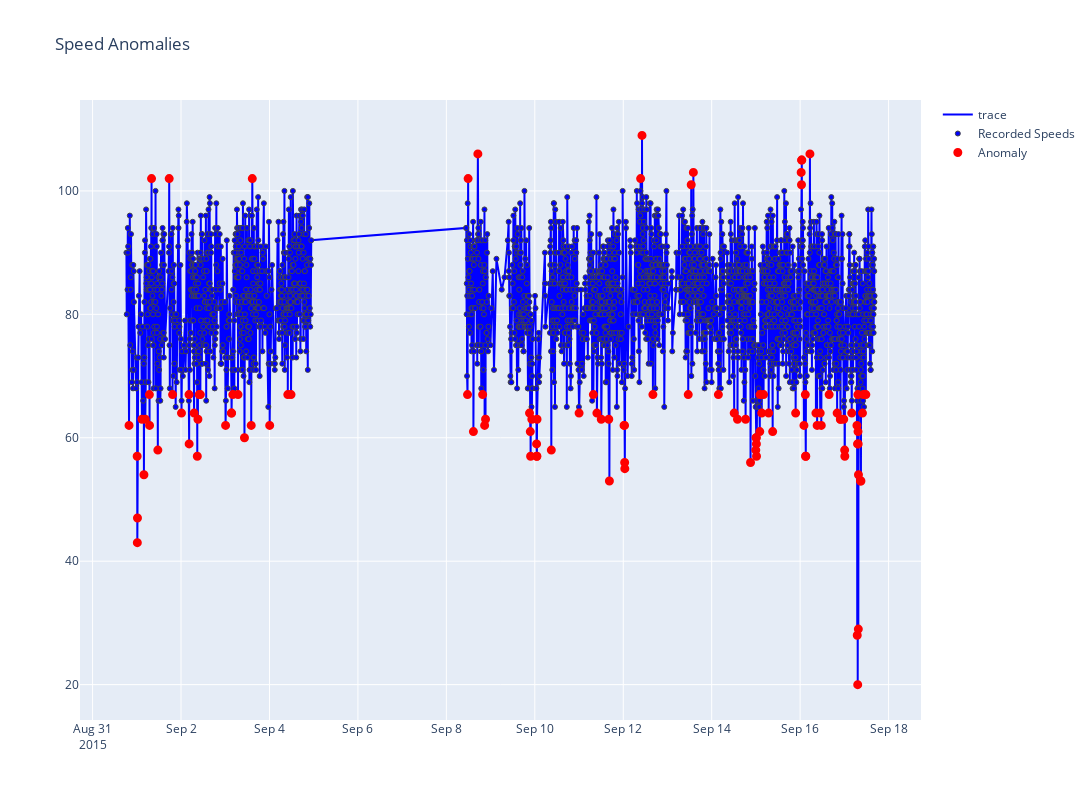

Notebook source saved alongside this figure:
### Code cell
def plot_anomaly(df,name):
    df.timestamp = pd.to_datetime(df['timestamp'].astype(str), format="%Y-%m-%d %H:%M:%S")
    #df.truncate(before=('2015-09-05'),after=('2015-09-07'))
    dates = df.timestamp
    
    bool_array = ((df['anomaly']) > 0)
    actuals = df["value"]
    anomaly_points = bool_array * actuals
    anomaly_points[anomaly_points == 0] = np.nan

    Actuals = go.Scatter(name='Recorded Speeds', x=dates,y=df['value'],xaxis='x1', yaxis='y1',mode='markers',
                     marker=dict(size=5,line=dict(width=1),color="blue"))
    
    Actuals2 = go.Scatter(name="trace", x=dates,y=df['value'],xaxis='x1', yaxis='y1',mode='lines',
                 marker=dict(size=.1,line=dict(width=1),color="blue"))

    anomalies_map = go.Scatter(name="Anomaly",showlegend=True,x=dates,y=anomaly_points,mode='markers',xaxis='x1',yaxis='y1',
                               marker=dict(color="red",size=7,line=dict(color="red",width=2)))
    
    axis = dict(showgrid=True)
    layout = dict(width=1500,height=800,title="Speed Anomalies",showlegend=True)
    fig = go.Figure(data=[Actuals2,Actuals,anomalies_map], layout=layout)
    iplot(fig)
    plt.show()
plot_anomaly(df,'anomalies')

### Figure 1 — Plotly figure (JSON) as saved in the notebook; plotly's stock layout.template omitted (floating-point values rounded to 4 significant figures; data arrays with more than 128 entries replaced by an {"elided": "..."} marker saying what was removed)
{"data": [{"marker": {"color": "blue", "line": {"width": 1}, "size": 0.1}, "mode": "lines", "name": "trace", "type": "scatter", "x": {"elided": "2500 str values"}, "xaxis": "x", "y": {"elided": "2500 int values"}, "yaxis": "y"}, {"marker": {"color": "blue", "line": {"width": 1}, "size": 5}, "mode": "markers", "name": "Recorded Speeds", "type": "scatter", "x": {"elided": "2500 str values"}, "xaxis": "x", "y": {"elided": "2500 int values"}, "yaxis": "y"}, {"marker": {"color": "red", "line": {"color": "red", "width": 2}, "size": 7}, "mode": "markers", "name": "Anomaly", "showlegend": true, "type": "scatter", "x": {"elided": "2500 str values"}, "xaxis": "x", "y": {"elided": "2500 int values"}, "yaxis": "y"}], "layout": {"height": 800, "showlegend": true, "title": {"text": "Speed Anomalies"}, "width": 1500}}
